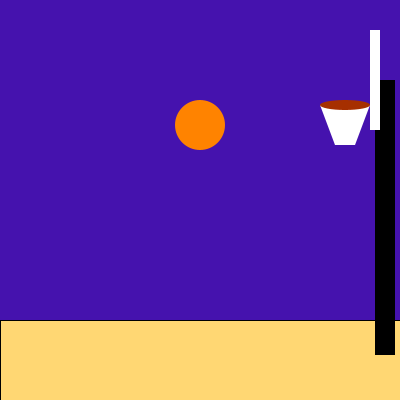
Frame 1 (no input)
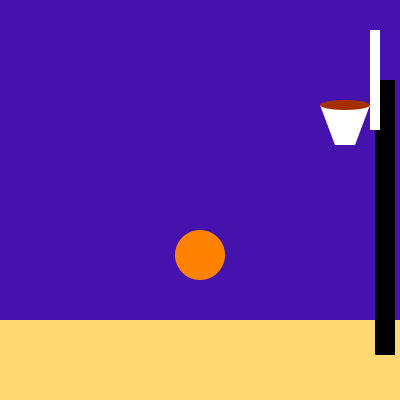
Frame 60 (the mouse pressed at the canvas centre just before this capture)
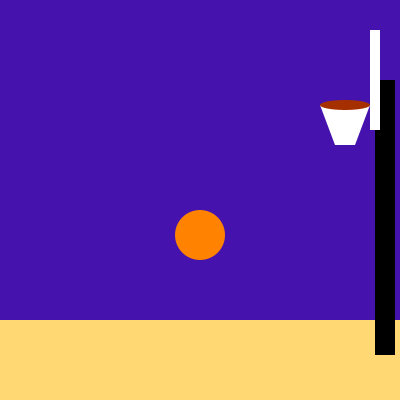
Frame 120 (the mouse held since frame 60 and released just before this capture)

The Processing sketch that drew these frames (run headless with seeded random() and noise(); from frame 60 on, the mouse is pressed at the canvas centre):

// Processing sketch: processing_60740
// ── processing_60740.pde

int y=125;
int speed=10;

void setup() {
  size(400,400);

}

void draw() {
  background(#4512AE);
  fill(#FFD773);
  rect(0,320,400,100);
  
  fill(#FF8300);
  
  noStroke();
  frameRate(30);
  
  ellipse(200,y,50,50);
  y=y+speed;
  
  if((y>=300)||(y<=125))
  {speed=speed*-1;
  }
  fill(0);
  rect(375,80,20,275);
  fill(255);
  rect(370,30,10,100);
  quad(320,105,335,145,355,145,370,105);
  fill(#A62F00);
  ellipse(345,105,50,10);

}
